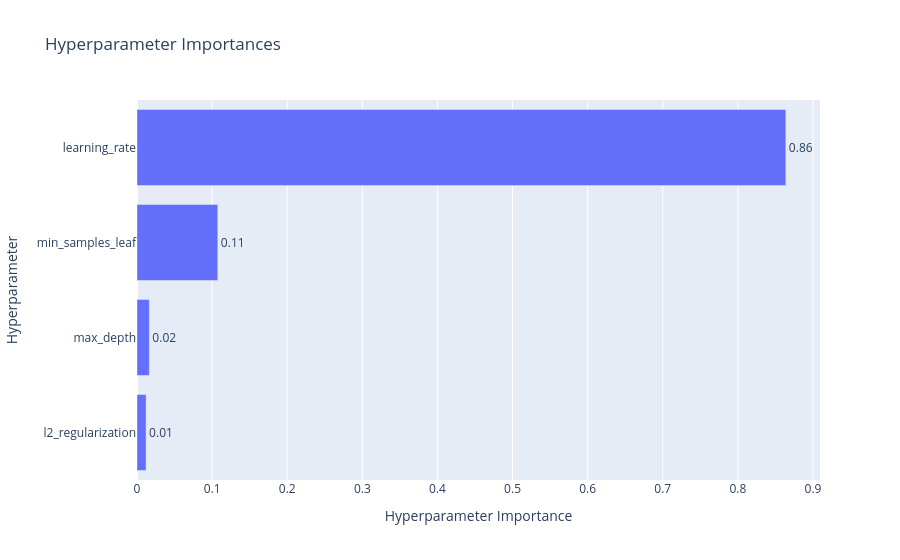
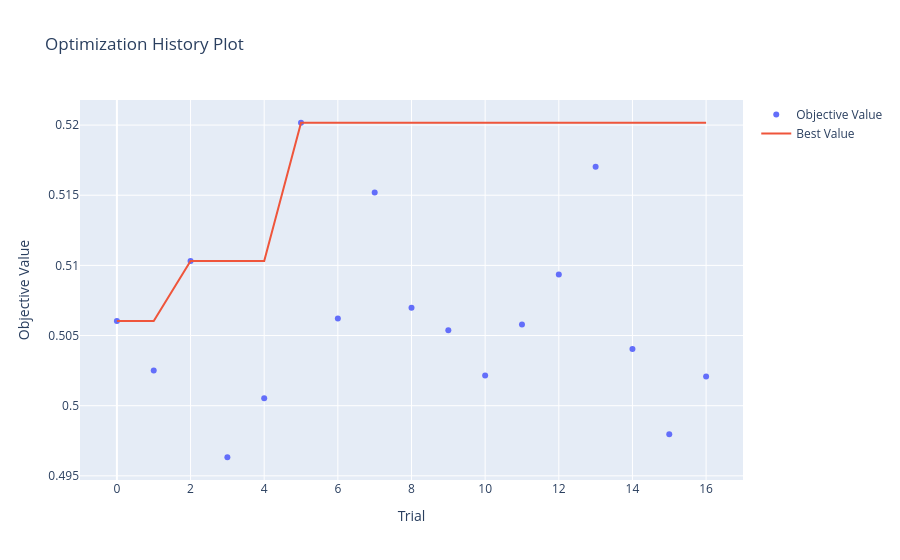

The notebook cell saved with these charts, in order:
### Code cell
import optuna.visualization as vis

display(vis.plot_param_importances(study))
display(vis.plot_optimization_history(study))

### Figure 1 — Plotly figure (JSON) as saved in the notebook; plotly's stock layout.template omitted (floating-point values rounded to 4 significant figures)
{"data": [{"cliponaxis": false, "hovertemplate": ["l2_regularization (FloatDistribution): 0.012088081369717629<extra></extra>", "max_depth (IntDistribution): 0.016419518242312886<extra></extra>", "min_samples_leaf (IntDistribution): 0.10763405113071435<extra></extra>", "learning_rate (FloatDistribution): 0.8638583492572551<extra></extra>"], "name": "Objective Value", "orientation": "h", "text": ["0.01", "0.02", "0.11", "0.86"], "textposition": "outside", "type": "bar", "x": [0.01209, 0.01642, 0.1076, 0.8639], "y": ["l2_regularization", "max_depth", "min_samples_leaf", "learning_rate"]}], "layout": {"title": {"text": "Hyperparameter Importances"}, "xaxis": {"title": {"text": "Hyperparameter Importance"}}, "yaxis": {"title": {"text": "Hyperparameter"}}}}

### Figure 2 — Plotly figure (JSON) as saved in the notebook; plotly's stock layout.template omitted (floating-point values rounded to 4 significant figures)
{"data": [{"mode": "markers", "name": "Objective Value", "type": "scatter", "x": [0, 1, 2, 3, 4, 5, 6, 7, 8, 9, 10, 11, 12, 13, 14, 15, 16], "y": [0.506, 0.5025, 0.5103, 0.4963, 0.5005, 0.5202, 0.5062, 0.5152, 0.507, 0.5054, 0.5022, 0.5058, 0.5093, 0.517, 0.504, 0.498, 0.5021]}, {"mode": "lines", "name": "Best Value", "type": "scatter", "x": [0, 1, 2, 3, 4, 5, 6, 7, 8, 9, 10, 11, 12, 13, 14, 15, 16], "y": [0.506, 0.506, 0.5103, 0.5103, 0.5103, 0.5202, 0.5202, 0.5202, 0.5202, 0.5202, 0.5202, 0.5202, 0.5202, 0.5202, 0.5202, 0.5202, 0.5202]}, {"marker": {"color": "#cccccc"}, "mode": "markers", "name": "Infeasible Trial", "showlegend": false, "type": "scatter", "x": [], "y": []}], "layout": {"title": {"text": "Optimization History Plot"}, "xaxis": {"title": {"text": "Trial"}}, "yaxis": {"title": {"text": "Objective Value"}}}}
